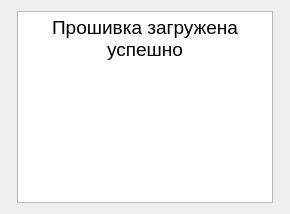
             <widget class="QWidget" name="page_12">
              <layout class="QGridLayout" name="gridLayout_11">
               <item row="0" column="0">
                <widget class="QFrame" name="frame_20">
                 <property name="frameShape">
                  <enum>QFrame::Shape::StyledPanel</enum>
                 </property>
                 <property name="frameShadow">
                  <enum>QFrame::Shadow::Raised</enum>
                 </property>
                </widget>
               </item>
               <item row="0" column="1">
                <widget class="QTextBrowser" name="textBrowser_10">
                 <property name="html">
                  <string>&lt;!DOCTYPE HTML PUBLIC &quot;-//W3C//DTD HTML 4.0//EN&quot; &quot;http://www.w3.org/TR/REC-html40/strict.dtd&quot;&gt;
&lt;html&gt;&lt;head&gt;&lt;meta name=&quot;qrichtext&quot; content=&quot;1&quot; /&gt;&lt;meta charset=&quot;utf-8&quot; /&gt;&lt;style type=&quot;text/css&quot;&gt;
p, li { white-space: pre-wrap; }
hr { height: 1px; border-width: 0; }
li.unchecked::marker { content: &quot;\2610&quot;; }
li.checked::marker { content: &quot;\2612&quot;; }
&lt;/style&gt;&lt;/head&gt;&lt;body style=&quot; font-family:'Noto Sans SC'; font-size:9pt; font-weight:400; font-style:normal;&quot;&gt;
&lt;p align=&quot;center&quot; style=&quot; margin-top:0px; margin-bottom:0px; margin-left:0px; margin-right:0px; -qt-block-indent:0; text-indent:0px;&quot;&gt;&lt;span style=&quot; font-size:14pt;&quot;&gt;Прошивка загружена успешно&lt;/span&gt;&lt;/p&gt;&lt;/body&gt;&lt;/html&gt;</string>
                 </property>
                </widget>
               </item>
               <item row="0" column="2">
                <widget class="QFrame" name="frame_19">
                 <property name="frameShape">
                  <enum>QFrame::Shape::StyledPanel</enum>
                 </property>
                 <property name="frameShadow">
                  <enum>QFrame::Shadow::Raised</enum>
                 </property>
                </widget>
               </item>
              </layout>
             </widget>
